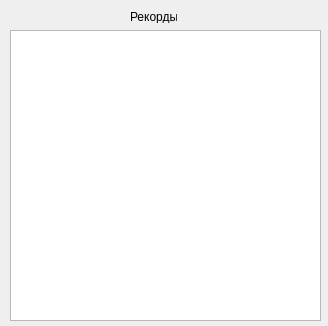
<?xml version="1.0" encoding="UTF-8"?>
<ui version="4.0">
 <class>recordstable</class>
 <widget class="QWidget" name="recordstable">
  <property name="geometry">
   <rect>
    <x>0</x>
    <y>0</y>
    <width>328</width>
    <height>326</height>
   </rect>
  </property>
  <property name="windowTitle">
   <string>Form</string>
  </property>
  <widget class="QTableWidget" name="tableWidget">
   <property name="geometry">
    <rect>
     <x>10</x>
     <y>30</y>
     <width>311</width>
     <height>291</height>
    </rect>
   </property>
   <property name="contextMenuPolicy">
    <enum>Qt::NoContextMenu</enum>
   </property>
   <property name="selectionMode">
    <enum>QAbstractItemView::NoSelection</enum>
   </property>
  </widget>
  <widget class="QLabel" name="label">
   <property name="geometry">
    <rect>
     <x>130</x>
     <y>10</y>
     <width>47</width>
     <height>13</height>
    </rect>
   </property>
   <property name="text">
    <string>Рекорды:</string>
   </property>
  </widget>
 </widget>
 <resources/>
 <connections/>
</ui>
